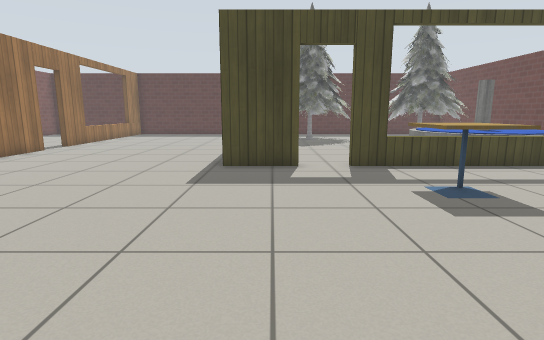
View 1 (above)

24 first-person views from a walk through a world built for the Gazebo simulator. The camera is 0.9 m above the floor, tilts 10° down and sees 80° across. Floor lines are 1 m apart. The floor is counted in squares, 0.5 m on a side. Each view is taken from the middle of a square. On the plan, view 1 faces up. The plan holds only what a view shows up to about 17 squares ahead; the rest is blank. Simple patterns stand in for the simulator's built-in surfaces. Simple shapes stand in for some stock models.

View 2
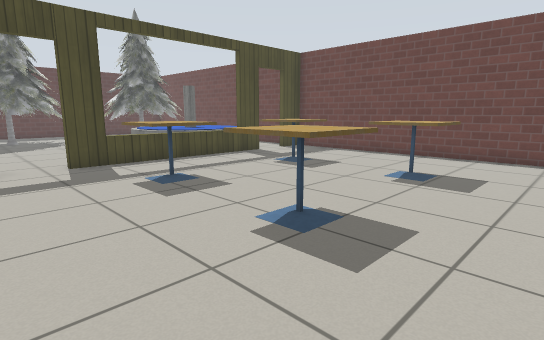

View 3
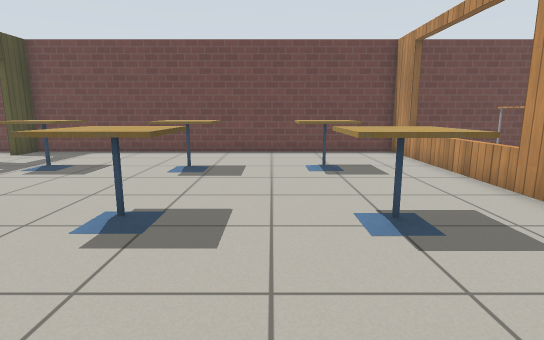

View 4
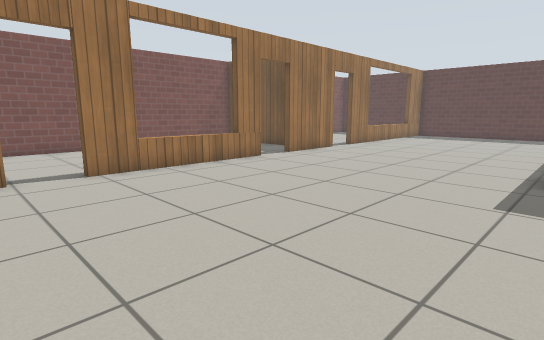

View 5
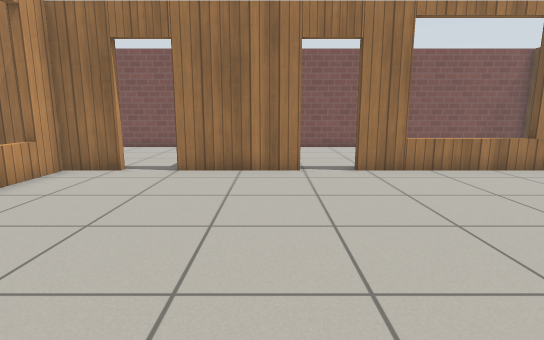

View 6
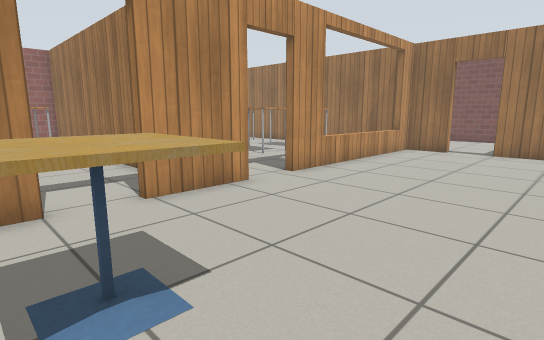

View 7
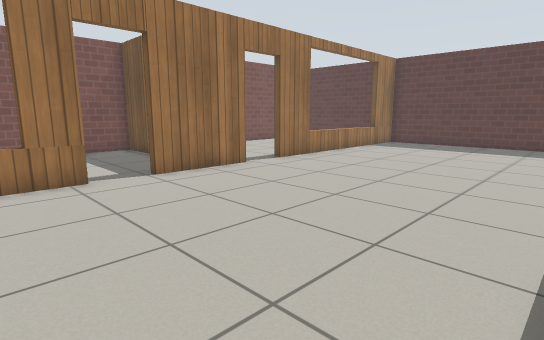

View 8
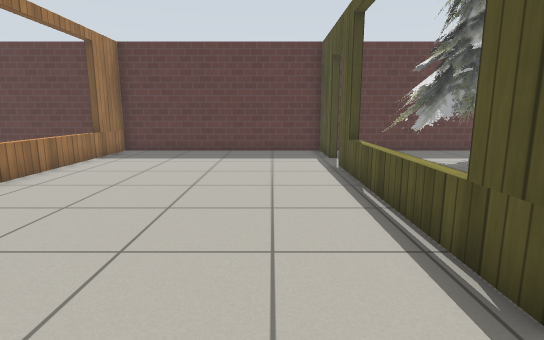

View 9
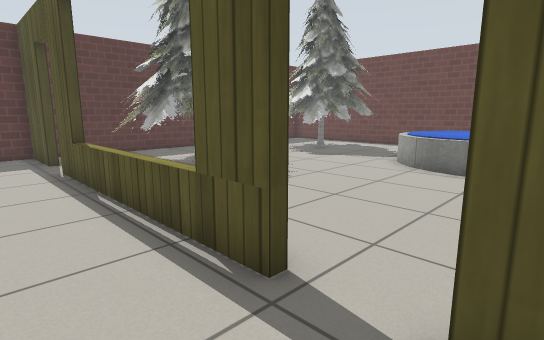

View 10
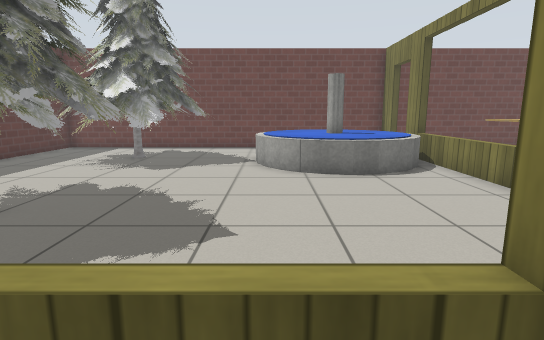

View 11
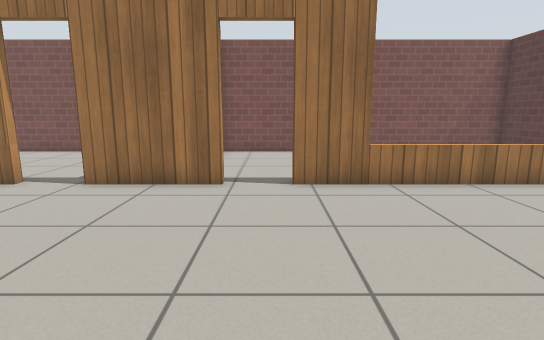

View 12
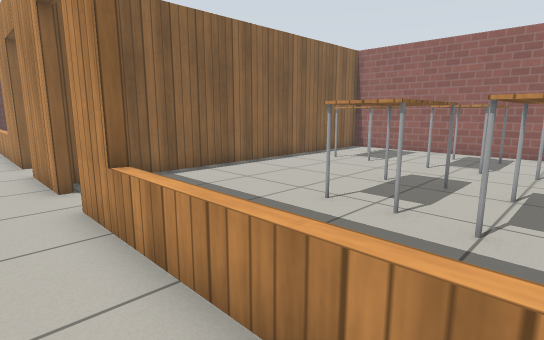

View 13
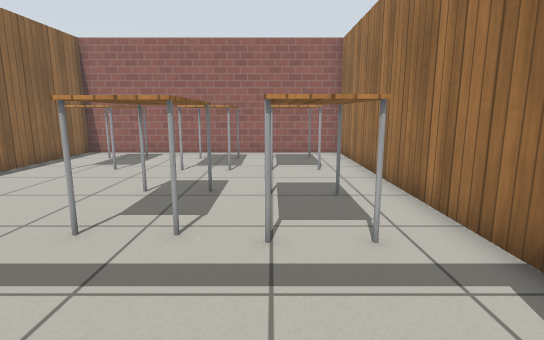

View 14
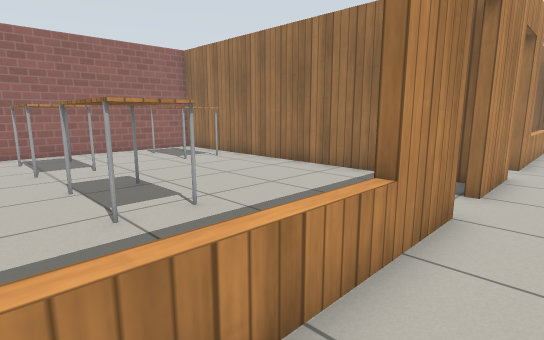

View 15
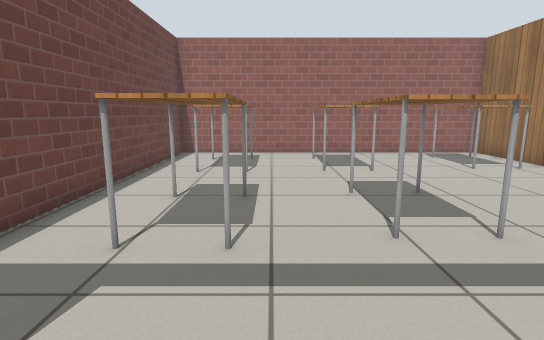

View 16
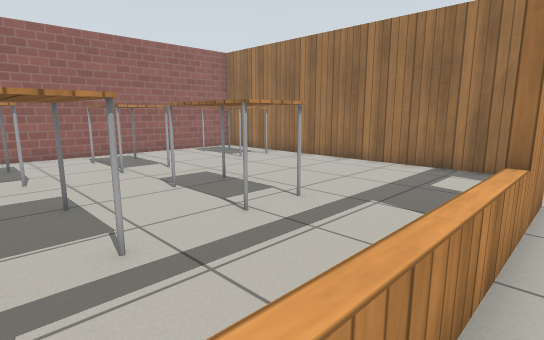

View 17
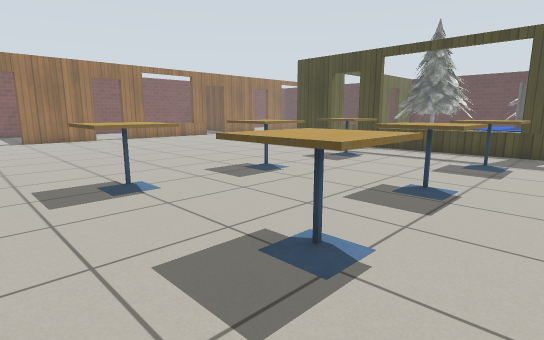

View 18
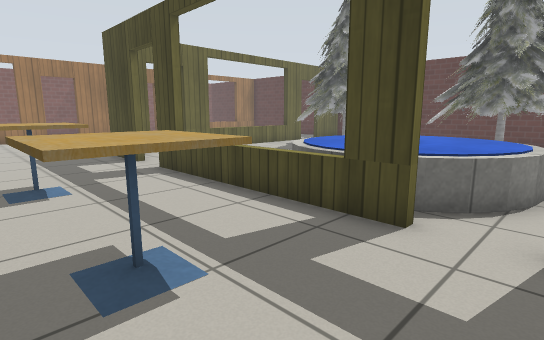

View 19
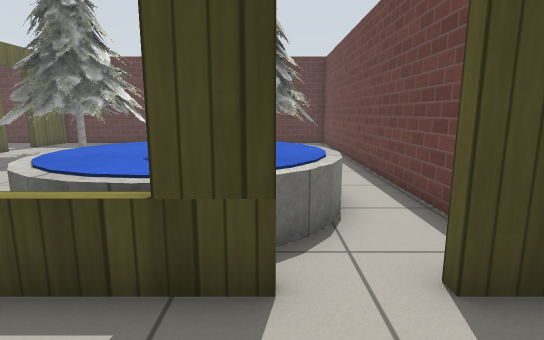

View 20
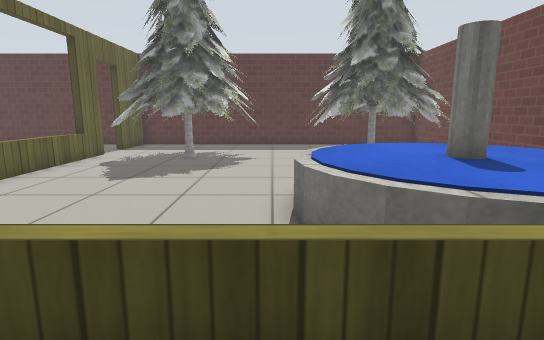

View 21
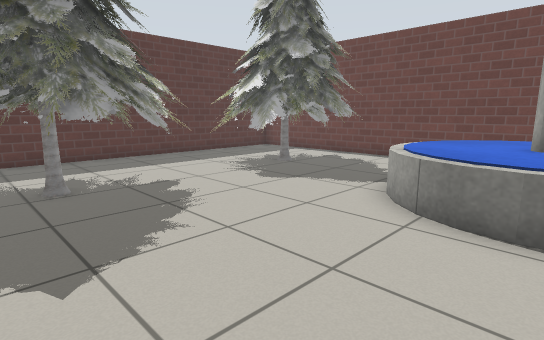

View 22
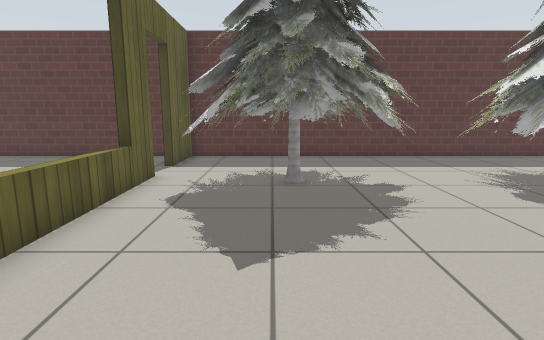

View 23
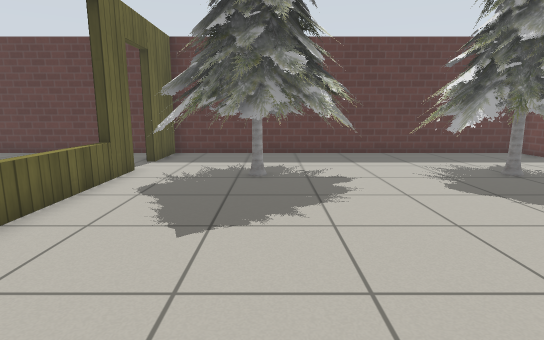

View 24
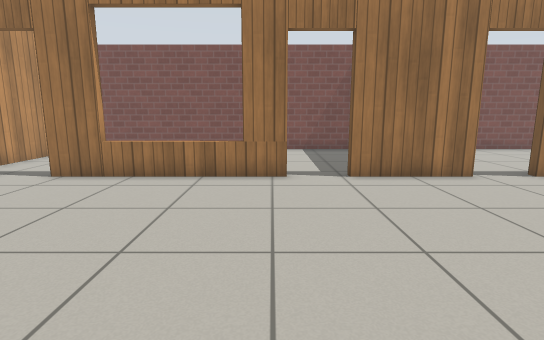

### Floor plan
Points are (right, up) in squares from view 1. A wall is a line through its corners. A room is listed if a view was taken in it or the views show most of it. See-through windows are left out.
Room 1 (views 1, 2, 3, 4, 5, 6, 7, 8, 9, 10, 11, 12, 13, 14, 15, 16, 17, 18, 19, 20, 24)
walls: (0.9, 10.9) (-1.7, 10.9); (-1.7, 12) (-1.7, 12.6); (-1.7, 14.4) (-1.7, 23.2); (-11.1, 10.4) (-11.1, 3.7); (-11.1, 2) (-11.1, -2); (-0.7, -5.6) (2.2, -5.6); (11.1, 10.9) (2.6, 10.9); (-11.1, 15.8) (-11.1, 12.2); (3.9, -5.6) (14.1, -5.6) (14.1, 10.9) (12.8, 10.9); (-11.1, -3.8) (-11.1, -5.6) (-2.5, -5.6); (-1.7, 25) (-1.7, 27.6) (-11.1, 27.6) (-11.1, 17.5)
ways out: open door at (-1.7, 24.3) to room 2; open door at (-1.5, 13.5) to room 2; open door at (1.5, 11) to room 2; open door at (11.5, 11) to room 2; open door at (3.5, -6) to room 3; open door at (-1.5, -6) to room 4; open door at (-11, 2.5) to room 5; open door at (-11, 11.5) to room 5; open door at (-11, -2.5); open door at (-11, 16.5)
objects: cafe table (3, -3) to (5, -1); cafe table (3, 2) to (5, 3); cafe table (3, 6) to (5, 8); cafe table (8, 2) to (10, 3); cafe table (9, -3) to (10, -1); cafe table (9, 6) to (10, 8)
Room 2 (views 21, 22, 23)
walls: (4.5, 11.2) (11.1, 11.2); (-1.4, 15.9) (-1.4, 14.4); (12.8, 11.2) (14.1, 11.2) (14.1, 27.6) (-1.4, 27.6) (-1.4, 25); (-1.4, 23.2) (-1.4, 17.6); (-1.4, 12.6) (-1.4, 12.1)
ways out: open door at (-1.7, 24.3) to room 1; open door at (-1.5, 13.5) to room 1; open door at (1.5, 11) to room 1; open door at (11.5, 11) to room 1
objects: pine tree (0, 20) to (5, 25); fountain (6, 12) to (12, 18); pine tree (8, 20) to (13, 25)
Room 3 (no view inside)
walls: (0.7, -6.3) (0.7, -19.8) (14.1, -19.8) (14.1, -6.6)
ways out: open door at (3.5, -6) to room 1
objects: table (2, -18) to (3, -15); table (7, -18) to (8, -15); table (7, -12) to (8, -9); table (11, -18) to (12, -18); table (11, -16) to (12, -15); table (11, -12) to (12, -9)
Room 4 (no view inside)
walls: (-11.1, -5.9) (-11.1, -19.8) (0.4, -19.8) (0.4, -6.1)
ways out: open door at (-1.5, -6) to room 1
objects: table (-10, -18) to (-9, -18); table (-10, -16) to (-8, -15); table (-10, -12) to (-8, -9); table (-7, -18) to (-5, -15); table (-7, -12) to (-5, -9); table (-5, -18); table (-3, -18) to (-1, -15)
Room 5 (no view inside)
walls: (-15.9, 14.4) (-18.2, 14.4) (-18.2, 1.6); (-15.6, 0.6) (-13, 0.6)
ways out: open door at (-11, 2.5) to room 1; open door at (-11, 11.5) to room 1

Where each view was taken, in squares from view 1:
view 1: 0 up, 0 right, facing up
view 2: 1 down, 0 right, facing up-right
view 3: 0 up, 1 left, facing right
view 4: 1 up, 1 left, facing up-left
view 5: 1 up, 1 left, facing left
view 6: 1 up, 5 right, facing down-left
view 7: 8 up, 2 left, facing up-left
view 8: 12 up, 4 left, facing up
view 9: 12 up, 4 left, facing up-right
view 10: 17 up, 3 left, facing right
view 11: 17 up, 3 left, facing left
view 12: 4 down, 9 left, facing down-right
view 13: 5 down, 8 left, facing down
view 14: 4 down, 10 right, facing down-left
view 15: 5 down, 10 right, facing down
view 16: 5 down, 12 right, facing down-left
view 17: 5 down, 12 right, facing up-left
view 18: 6 up, 13 right, facing up-left
view 19: 8 up, 11 right, facing up
view 20: 9 up, 6 right, facing up
view 21: 14 up, 1 right, facing up-right
view 22: 14 up, 2 right, facing up
view 23: 13 up, 3 right, facing up
view 24: 10 up, 2 left, facing left
